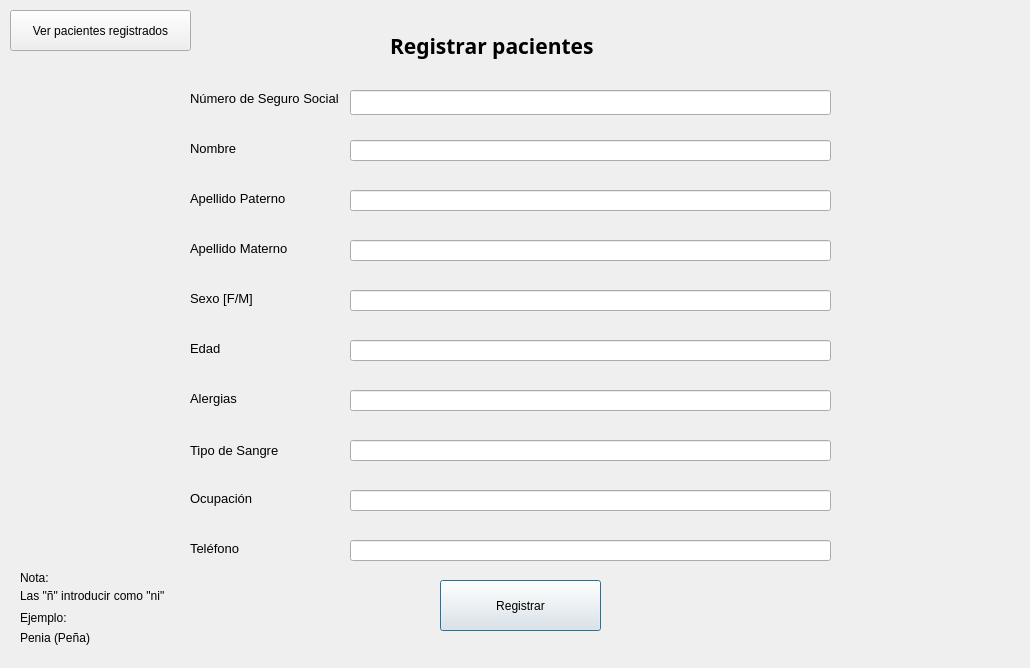
<?xml version="1.0" encoding="UTF-8"?>
<ui version="4.0">
 <class>Registrar</class>
 <widget class="QDialog" name="Registrar">
  <property name="geometry">
   <rect>
    <x>0</x>
    <y>0</y>
    <width>1030</width>
    <height>668</height>
   </rect>
  </property>
  <property name="windowTitle">
   <string>Registrar pacientes</string>
  </property>
  <widget class="QLabel" name="label">
   <property name="geometry">
    <rect>
     <x>390</x>
     <y>20</y>
     <width>311</width>
     <height>51</height>
    </rect>
   </property>
   <property name="font">
    <font>
     <family>Source Code Pro</family>
     <pointsize>16</pointsize>
     <weight>75</weight>
     <bold>true</bold>
    </font>
   </property>
   <property name="text">
    <string>Registrar pacientes</string>
   </property>
  </widget>
  <widget class="QLabel" name="label_2">
   <property name="geometry">
    <rect>
     <x>190</x>
     <y>140</y>
     <width>54</width>
     <height>17</height>
    </rect>
   </property>
   <property name="font">
    <font>
     <pointsize>10</pointsize>
    </font>
   </property>
   <property name="text">
    <string>Nombre</string>
   </property>
  </widget>
  <widget class="QLabel" name="label_3">
   <property name="geometry">
    <rect>
     <x>190</x>
     <y>190</y>
     <width>121</width>
     <height>16</height>
    </rect>
   </property>
   <property name="font">
    <font>
     <pointsize>10</pointsize>
    </font>
   </property>
   <property name="text">
    <string>Apellido Paterno</string>
   </property>
  </widget>
  <widget class="QLabel" name="label_4">
   <property name="geometry">
    <rect>
     <x>190</x>
     <y>240</y>
     <width>151</width>
     <height>16</height>
    </rect>
   </property>
   <property name="font">
    <font>
     <pointsize>10</pointsize>
    </font>
   </property>
   <property name="text">
    <string>Apellido Materno</string>
   </property>
  </widget>
  <widget class="QLabel" name="label_5">
   <property name="geometry">
    <rect>
     <x>190</x>
     <y>340</y>
     <width>54</width>
     <height>17</height>
    </rect>
   </property>
   <property name="font">
    <font>
     <pointsize>10</pointsize>
    </font>
   </property>
   <property name="text">
    <string>Edad</string>
   </property>
  </widget>
  <widget class="QLabel" name="label_6">
   <property name="geometry">
    <rect>
     <x>190</x>
     <y>440</y>
     <width>151</width>
     <height>21</height>
    </rect>
   </property>
   <property name="font">
    <font>
     <pointsize>10</pointsize>
    </font>
   </property>
   <property name="text">
    <string>Tipo de Sangre</string>
   </property>
  </widget>
  <widget class="QLabel" name="label_7">
   <property name="geometry">
    <rect>
     <x>190</x>
     <y>390</y>
     <width>54</width>
     <height>17</height>
    </rect>
   </property>
   <property name="font">
    <font>
     <pointsize>10</pointsize>
    </font>
   </property>
   <property name="text">
    <string>Alergias</string>
   </property>
  </widget>
  <widget class="QLabel" name="label_8">
   <property name="geometry">
    <rect>
     <x>190</x>
     <y>290</y>
     <width>71</width>
     <height>16</height>
    </rect>
   </property>
   <property name="font">
    <font>
     <pointsize>10</pointsize>
    </font>
   </property>
   <property name="text">
    <string>Sexo [F/M]</string>
   </property>
  </widget>
  <widget class="QLabel" name="label_9">
   <property name="geometry">
    <rect>
     <x>190</x>
     <y>490</y>
     <width>101</width>
     <height>16</height>
    </rect>
   </property>
   <property name="font">
    <font>
     <pointsize>10</pointsize>
    </font>
   </property>
   <property name="text">
    <string>Ocupación</string>
   </property>
  </widget>
  <widget class="QLabel" name="label_10">
   <property name="geometry">
    <rect>
     <x>190</x>
     <y>540</y>
     <width>211</width>
     <height>17</height>
    </rect>
   </property>
   <property name="font">
    <font>
     <pointsize>10</pointsize>
    </font>
   </property>
   <property name="text">
    <string>Teléfono</string>
   </property>
  </widget>
  <widget class="QLineEdit" name="nombre">
   <property name="geometry">
    <rect>
     <x>350</x>
     <y>140</y>
     <width>481</width>
     <height>21</height>
    </rect>
   </property>
  </widget>
  <widget class="QLineEdit" name="apellp">
   <property name="geometry">
    <rect>
     <x>350</x>
     <y>190</y>
     <width>481</width>
     <height>21</height>
    </rect>
   </property>
  </widget>
  <widget class="QLineEdit" name="apellm">
   <property name="geometry">
    <rect>
     <x>350</x>
     <y>240</y>
     <width>481</width>
     <height>21</height>
    </rect>
   </property>
  </widget>
  <widget class="QLineEdit" name="sexo">
   <property name="geometry">
    <rect>
     <x>350</x>
     <y>290</y>
     <width>481</width>
     <height>21</height>
    </rect>
   </property>
  </widget>
  <widget class="QLineEdit" name="edad">
   <property name="geometry">
    <rect>
     <x>350</x>
     <y>340</y>
     <width>481</width>
     <height>21</height>
    </rect>
   </property>
  </widget>
  <widget class="QLineEdit" name="alergias">
   <property name="geometry">
    <rect>
     <x>350</x>
     <y>390</y>
     <width>481</width>
     <height>21</height>
    </rect>
   </property>
  </widget>
  <widget class="QLineEdit" name="sangre">
   <property name="geometry">
    <rect>
     <x>350</x>
     <y>440</y>
     <width>481</width>
     <height>21</height>
    </rect>
   </property>
  </widget>
  <widget class="QLineEdit" name="ocupacion">
   <property name="geometry">
    <rect>
     <x>350</x>
     <y>490</y>
     <width>481</width>
     <height>21</height>
    </rect>
   </property>
  </widget>
  <widget class="QLineEdit" name="telefono">
   <property name="geometry">
    <rect>
     <x>350</x>
     <y>540</y>
     <width>481</width>
     <height>21</height>
    </rect>
   </property>
  </widget>
  <widget class="QPushButton" name="pushButton">
   <property name="geometry">
    <rect>
     <x>440</x>
     <y>580</y>
     <width>161</width>
     <height>51</height>
    </rect>
   </property>
   <property name="text">
    <string>Registrar</string>
   </property>
  </widget>
  <widget class="QLineEdit" name="nss">
   <property name="geometry">
    <rect>
     <x>350</x>
     <y>90</y>
     <width>481</width>
     <height>25</height>
    </rect>
   </property>
  </widget>
  <widget class="QLabel" name="label_11">
   <property name="geometry">
    <rect>
     <x>190</x>
     <y>90</y>
     <width>201</width>
     <height>17</height>
    </rect>
   </property>
   <property name="font">
    <font>
     <pointsize>10</pointsize>
    </font>
   </property>
   <property name="text">
    <string>Número de Seguro Social</string>
   </property>
  </widget>
  <widget class="QPushButton" name="pushButton_2">
   <property name="geometry">
    <rect>
     <x>10</x>
     <y>10</y>
     <width>181</width>
     <height>41</height>
    </rect>
   </property>
   <property name="text">
    <string>Ver pacientes registrados</string>
   </property>
  </widget>
  <widget class="QLabel" name="label_12">
   <property name="geometry">
    <rect>
     <x>20</x>
     <y>580</y>
     <width>181</width>
     <height>31</height>
    </rect>
   </property>
   <property name="font">
    <font>
     <pointsize>9</pointsize>
    </font>
   </property>
   <property name="text">
    <string>Las &quot;ñ&quot; introducir como &quot;ni&quot;</string>
   </property>
  </widget>
  <widget class="QLabel" name="label_13">
   <property name="geometry">
    <rect>
     <x>20</x>
     <y>570</y>
     <width>181</width>
     <height>16</height>
    </rect>
   </property>
   <property name="font">
    <font>
     <pointsize>9</pointsize>
    </font>
   </property>
   <property name="text">
    <string>Nota:</string>
   </property>
  </widget>
  <widget class="QLabel" name="label_14">
   <property name="geometry">
    <rect>
     <x>20</x>
     <y>610</y>
     <width>181</width>
     <height>16</height>
    </rect>
   </property>
   <property name="font">
    <font>
     <pointsize>9</pointsize>
    </font>
   </property>
   <property name="text">
    <string>Ejemplo:</string>
   </property>
  </widget>
  <widget class="QLabel" name="label_15">
   <property name="geometry">
    <rect>
     <x>20</x>
     <y>630</y>
     <width>181</width>
     <height>16</height>
    </rect>
   </property>
   <property name="font">
    <font>
     <pointsize>9</pointsize>
    </font>
   </property>
   <property name="text">
    <string>Penia (Peña)</string>
   </property>
  </widget>
 </widget>
 <resources/>
 <connections/>
</ui>
